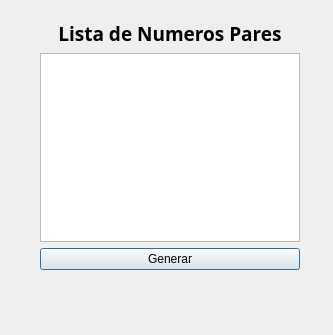
<?xml version="1.0" encoding="UTF-8"?>
<ui version="4.0">
 <class>Dialog</class>
 <widget class="QDialog" name="Dialog">
  <property name="geometry">
   <rect>
    <x>0</x>
    <y>0</y>
    <width>333</width>
    <height>335</height>
   </rect>
  </property>
  <property name="windowTitle">
   <string>Dialog</string>
  </property>
  <widget class="QWidget" name="">
   <property name="geometry">
    <rect>
     <x>40</x>
     <y>20</y>
     <width>260</width>
     <height>250</height>
    </rect>
   </property>
   <layout class="QVBoxLayout" name="verticalLayout_2">
    <item>
     <widget class="QLabel" name="label">
      <property name="font">
       <font>
        <family>Ubuntu Condensed</family>
        <pointsize>14</pointsize>
        <weight>75</weight>
        <bold>true</bold>
       </font>
      </property>
      <property name="text">
       <string>Lista de Numeros Pares</string>
      </property>
      <property name="alignment">
       <set>Qt::AlignCenter</set>
      </property>
     </widget>
    </item>
    <item>
     <layout class="QVBoxLayout" name="verticalLayout">
      <item>
       <widget class="QListWidget" name="listWidget"/>
      </item>
      <item>
       <widget class="QPushButton" name="pushButton">
        <property name="text">
         <string>Generar</string>
        </property>
       </widget>
      </item>
     </layout>
    </item>
   </layout>
  </widget>
 </widget>
 <resources/>
 <connections/>
</ui>
